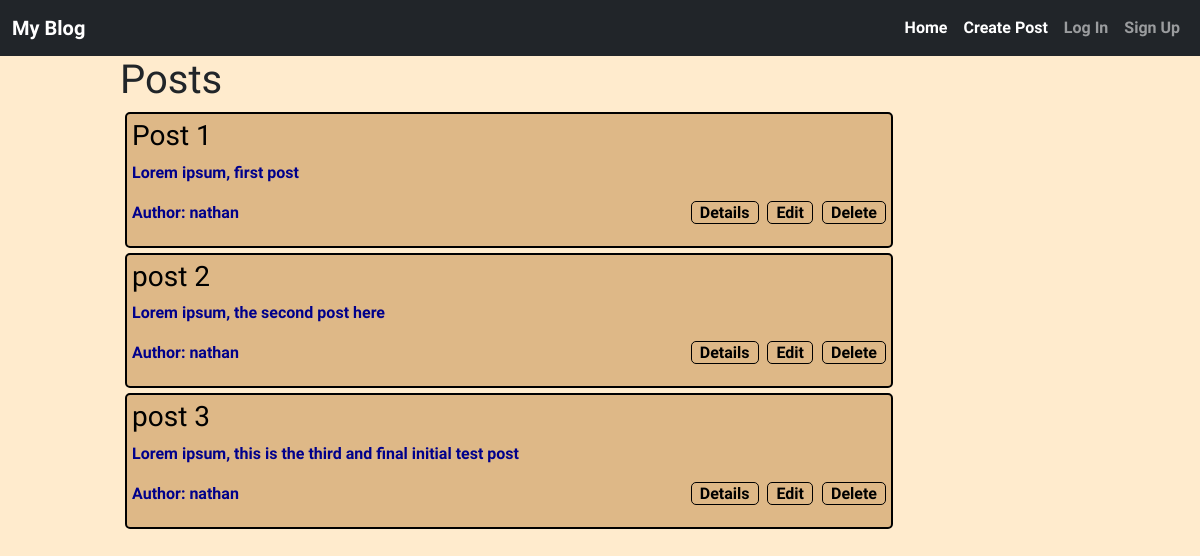
The app's page /, older data.
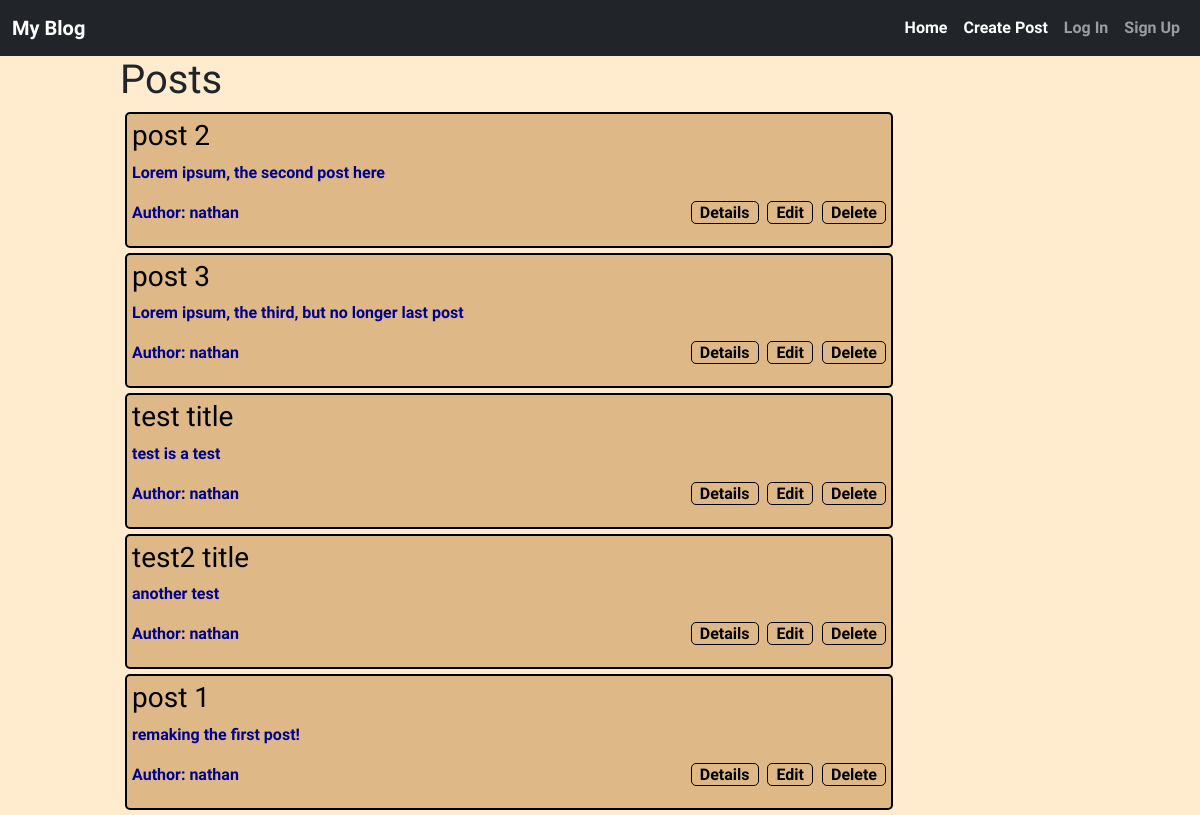
The same page, newer data.
### blog/models.py (models this page shows, shortened)
class Post(models.Model):
    title = models.CharField(max_length=200)
    author = models.ForeignKey(
        "auth.User",
        on_delete=models.CASCADE,
    )
    body = models.TextField()

### blog/views.py (the view)
# urls.py: path('', BlogListView.as_view(), name='home'),
class BlogListView(ListView):
    model = Post
    template_name = "home.html"

### templates/home.html (shortened to what this page needs)
{% extends 'base.html' %}
{% block content %}
    <h1>Posts</h1>
    {% for post in post_list %}
        <div style="border: 2px solid black; background-color: burlywood; color:darkblue; border-radius: 5px; padding: 5px; margin:5px; width:80%">
            <h3>
                <a href="{% url 'post_detail' post.pk %}" class="post-title">{{ post.title }}</a>
            </h3>
            <p>{{ post.body }}</p>
            <div style="display: flex; justify-content: space-between;">
                <p>Author: {{ post.author }}</p>
                <div>
                    <a href="{% url 'post_detail' post.pk %}" class="buttons">Details</a>
                    <a href="{% url 'post_update' post.pk %}" class="buttons">Edit</a>
                    <a href="{% url 'post_delete' post.pk %}" class="buttons">Delete</a>
                </div>
            </div>
        </div>
    {% endfor %}
{% endblock content %}

### templates/base.html (shortened to what this page needs)
{% load static %}
<!DOCTYPE html>
<html lang="en">
<head>
    <link href="https://cdn.jsdelivr.net/npm/bootstrap@5.1.1/dist/css/bootstrap.min.css"
    rel="stylesheet">
    <link
      href="{% static 'css/base.css' %}"
      rel="stylesheet">
</head>
<body style="background-color:blanchedalmond">
    <nav class="navbar navbar-expand-lg navbar-dark bg-dark">
        <div class="container-fluid">
          <a class="navbar-brand" href="{% url 'home' %}">My Blog</a>
            <div class="navbar-nav">
              <a class="nav-link active" aria-current="page" href="{% url 'home' %}">Home</a>
              <a class="nav-link active" href="{% url 'post_new' %}">Create Post</a>
              <a class="nav-link" href="{% url 'login' %}">Log In</a>
              <a class="nav-link" href="{% url 'signup' %}">Sign Up</a>
            </div>
        </div>
      </nav>
    <div style="background-color:blanchedalmond;" class="main-content">
        {% block content %}
        {% endblock content %}
    </div>
</body>
</html>

### static/css/base.css (style rules this page uses)
body { background-color: blanchedalmond; font-family: 'Scheherazade New', serif; font-weight: 600; }
.buttons { text-decoration: none; border: 1px solid black; padding: 1px 8px; border-radius: 5px; margin-left: 5px; color: black; background-color: burlywood; }
.post-title { text-decoration: none; color: black; }
.main-content { width: 80%; margin:auto auto }

Row changes from the older to the newer data that the page shows:
removed Post: title "Post 1", body "Lorem ipsum, first post", author "nathan"
changed Post "post 3": body "Lorem ipsum, this is the third and final initial test post" → "Lorem ipsum, the third, but no longer last post"
added Post: title "test title", body "test is a test", author "nathan"
added Post: title "test2 title", body "another test", author "nathan"
added Post: title "post 1", body "remaking the first post!", author "nathan"
